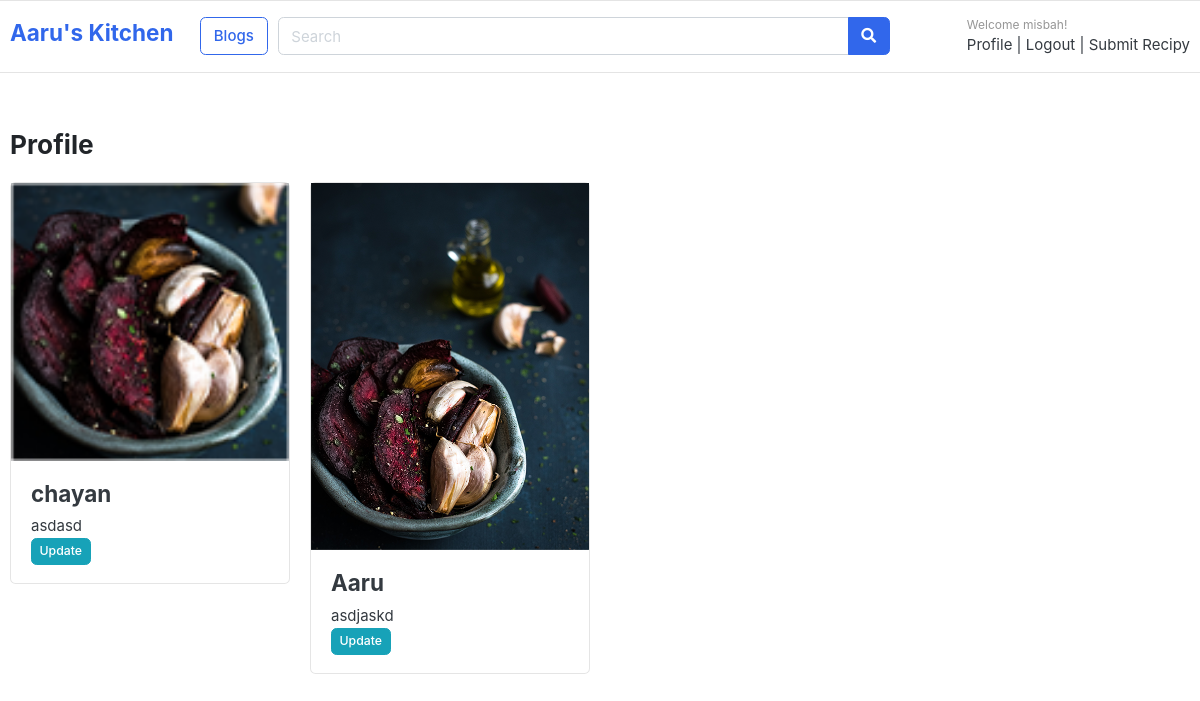
Screenshot of /recipy/recipy_profile/ (signed in) with the database file from the repository.
### recipies/models.py (models this page shows, shortened)
class recipyModel(models.Model):
    user=models.ForeignKey(User, on_delete=models.CASCADE,null=True)
    title=models.CharField(max_length=100)
    slug=models.SlugField(max_length=100)
    ingredients=models.TextField()
    instructions=models.TextField()
    image=models.ImageField(upload_to='recipy/',blank=True)
    category=models.CharField(max_length=50,choices=meals)

### recipies/views.py (the view)
# urls.py: path('recipy_profile/',views.recipy_profile,name="recipy"),
def recipy_profile(request):
    obj=recipyModel.objects.filter(user=request.user)
    return render(request,'profile.html',{'items':obj})

### recipies/templates/profile.html
{% extends 'base.html' %}
{% load static %}
{% block body %}
<section class="section-intro padding-y-sm">
	<section class="section-name padding-y-sm">
	<div class="container">
	<header class="section-heading">
		<h3 class="section-title">Profile</h3>
	</header>
	<div class="row">
		{% for item in items %}
		<div class="col-md-3">
			<div class="card card-product-grid">
				<img src="{{item.image.url}}">
				<figcaption class="info-wrap">
                    <h4>{{item.title}}</h4>
					<p>{{item.instructions}}</p>
                    <a href="{% url 'updatepage' pk=item.id %}"><button class="btn btn-info btn-sm">Update</button></a>
				</figcaption>
			</div>
		</div>
		{% endfor %}
	</div>
	</div>
	</section>
{% endblock body %}

### templates/base.html (shortened to what this page needs)
<!DOCTYPE html>
{% load static %}
<html lang="en">
  <head>
    <link href="{% static 'css/bootstrap.css' %}" rel="stylesheet" type="text/css" />
    <link
      href="{% static 'fonts/fontawesome/css/all.min.css' %}"
      type="text/css"
      rel="stylesheet"
    />
    <link href="{% static 'css/ui.css' %}" rel="stylesheet" type="text/css" />
    <link
      href="{% static 'css/responsive.css'%}"
      rel="stylesheet"
      media="only screen and (max-width: 1200px)"
    />
  </head>
<body>
    <header class="section-header">
      <section class="header-main border-bottom">
        <div class="container">
          <div class="row align-items-center">
            <div class="col-lg-2 col-md-3 col-6">
              <a href="" class="brand-wrap">
               <a href="/"> <h4>Aaru's Kitchen</h4></a>
              </a>
            </div>
            <a href="{% url 'blogs' %}" class="btn btn-outline-primary">Blogs</a>
            <div class="col-lg col-md-6 col-sm-12 col">
              <form  method="post" class="search">
                <div class="input-group w-100">
                  <input
                    name='value'
                    type="text"
                    class="form-control"
                    style="width: 50%"
                    placeholder="Search"
                  />
                  <div class="input-group-append">
                   <button class="btn btn-primary" type="submit">
                      <i class="fa fa-search"></i>
                    </button>
                  </div>
                </div>
              </form>
            </div>
            <div class="col-lg-3 col-sm-6 col-8 order-2 order-lg-3">
              <div class="d-flex justify-content-end mb-3 mb-lg-0">
                <div class="widget-header">
                  {% if request.user.is_authenticated %}
                  <small class="title text-muted">Welcome {{request.user.username}}!</small>
                  <div>
                    <a href="{% url 'recipy' %}
                    ">Profile</a>
                    <span class="dark-transp"> | </span>
                    <a href="{% url 'logoutpage' %}"> Logout</a>
                    <span class="dark-transp"> | </span>
                    <a href="{% url 'add_recipy' %}"> Submit Recipy</a>
                  </div>
                </div>
                  {% endif %}
                </div>
              </div>
            </div>
          </div>
      </section>
    </header>
    {% block body %}
    {% endblock %}
</body>
</html>

### static/css/ui.css (style rules this page uses)
html { font-family: "Inter", sans-serif; font-size: 15px; }
.padding-y-sm { padding-top: 20px; padding-bottom: 20px; }
.section-heading { margin-bottom: 20px; margin-top: 15px; }
.section-title { color: #212529; }
.header-main { position: relative; padding-top: 1rem; padding-bottom: 1rem; }
.widget-header { display: inline-block; vertical-align: middle; position: relative; }
.widget-header a { color: #343a40; }
.widget-header .title { display: block; }
[class*=card-product] p { margin-bottom: 0; }
.card-product-grid { margin-bottom: 20px; }
.card-product-grid .info-wrap { overflow: hidden; padding: 18px 20px; }

### rows the page displays
recipyModel: image (picture), title "chayan", instructions "asdasd"
recipyModel: image (picture), title "Aaru", instructions "asdjaskd"

### other values shown
{{ request.user.username }} "misbah"
